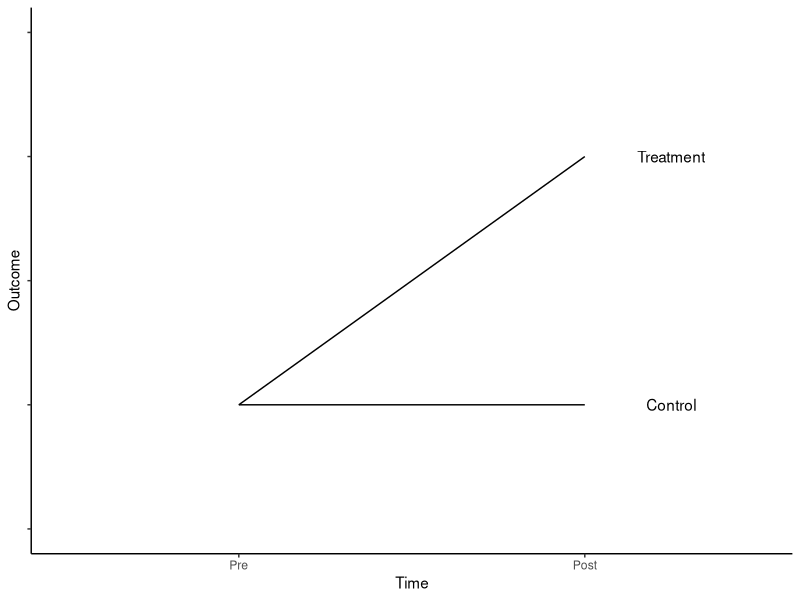
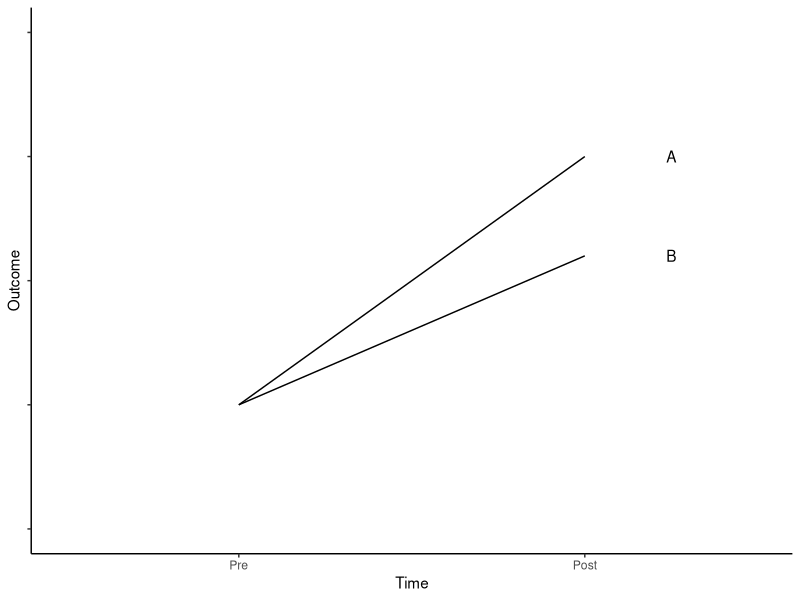
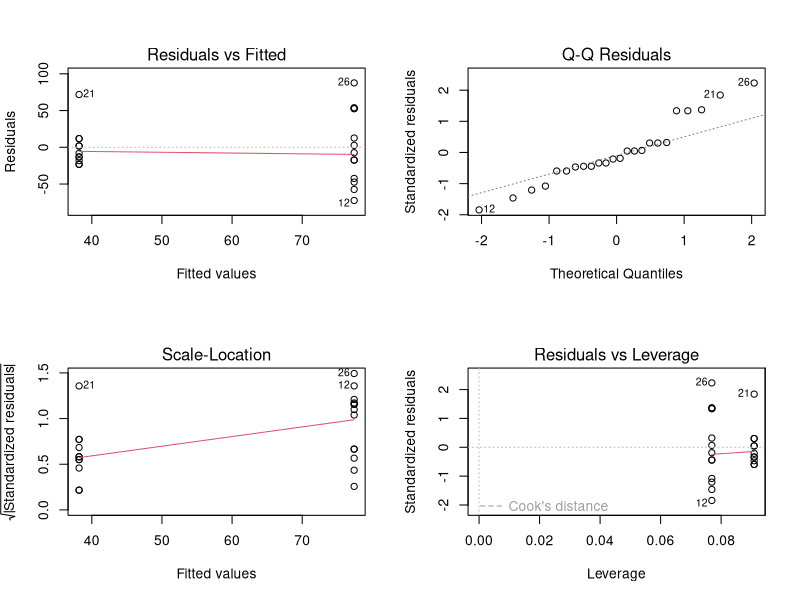

Reproduce these figures in R, in order.
## ---- chunk 1
knitr::opts_chunk$set(echo = FALSE, dpi = 300)
## ---- chunk 2
library(tidyverse); library(readxl)
#set.seed(1)
#
#df <- data.frame(group = rep(c("A", "B", "C"), each = 10),  outcome = c(rnorm(10, 5, 2), #rnorm(10, 7.8, 2), rnorm(10, 10, 2))) 
#
#avg <- df %>%
#        group_by(group) %>%
#        summarise(m = mean(outcome))
#
#avg.all <- df %>%
#        group_by() %>%
#        summarise(m = mean(outcome))
#
#
#
#df %>%
#        ggplot(aes(group, outcome)) + geom_jitter(width = 0.2) + 
#        geom_point(data = avg, aes(group, m))+
#        geom_segment(data = avg, aes(c(0.75, 1.75, 2.75),
#                                     m, 
#                                     yend = m,
#                                     xend = c(1.25, 2.25, 3.25))) +
#        geom_hline(yintercept = avg.all$m, color = "blue")
#
#
#
#contrasts(df$group) <- "contr.helmert"
#
#
#a <- aov(outcome ~ group, data = df)
#l <- lm(outcome ~ group, data = df)
#?aov
#summary(a)
#summary(l)

## ---- chunk 3

data.frame(Time = c("Pre", "Post", "Pre", "Post"), outcome = c(0,1, 0,1)) %>%
        mutate(Time = factor(Time, levels = c("Pre", "Post"))) %>%
        ggplot(aes(Time, outcome)) + 
        theme_classic() + 
        ylab("Outcome") +
        theme(axis.text.y = element_blank()) +
        geom_segment(aes(x = Time, xend = 2, 
                         y = c(0.5,0.5, 0.5,1.5), 
                         yend = c(0.5,0.5, 1.5,1.5))) + 
        scale_y_continuous(limits = c(0,2)) + 
        annotate(geom = "text", x = 2.25, y = 1.5, label = "Treatment") +
        annotate(geom = "text", x = 2.25, y = 0.5, label = "Control") 

## ---- chunk 4

data.frame(Time = c("Pre", "Post", "Pre", "Post"), outcome = c(0,1, 0,1)) %>%
        mutate(Time = factor(Time, levels = c("Pre", "Post"))) %>%
        ggplot(aes(Time, outcome)) + 
        theme_classic() + 
        ylab("Outcome") +
        theme(axis.text.y = element_blank()) +
        geom_segment(aes(x = Time, xend = 2, 
                         y = c(0.5,0.5, 0.5,1.5), 
                         yend = c(1.1,0.5, 1.5,1.5))) + 
        scale_y_continuous(limits = c(0,2)) + 
        annotate(geom = "text", x = 2.25, y = 1.5, label = "A") +
        annotate(geom = "text", x = 2.25, y = 1.1, label = "B") 

## ---- chunk 5

ten_vs_thirty <- read_excel("./data/ten_vs_thirty.xlsx", na = "NA") %>%
  filter(timepoint != "mid", 
         exercise == "legpress") %>%
  # To get the variables in the correct order we need...
        mutate(timepoint = factor(timepoint, 
                                  levels = c("pre",  "post"))) %>% 
  pivot_wider(names_from = timepoint, 
              values_from = load) %>%
  mutate(change = post - pre) 

## ---- chunk 6

m1 <- lm(change ~ group,  data = ten_vs_thirty)


par(mfrow = c(2,2))
plot(m1)
par(mfrow = c(1,1))
## ---- chunk 7
# Differences in change scores, controlling for baseline
m2 <- lm(change ~ group + pre,  data = ten_vs_thirty)
## ---- chunk 8
# A linear model with the dependent variable on the linear scale!
m.linear <- lm(post ~ group + pre,  data = ten_vs_thirty)

# A linear model with the dependent variable on the log scale!
m.log <- lm(log(post) ~ group + pre,  data = ten_vs_thirty)

## ---- chunk 9
library(broom)
tidy_model <- tidy(m.log) %>%
  mutate(estimate = exp(estimate))

# The difference between groups in percentage, equal groups would be 100
diff_between_groups <- (1 - tidy_model[2, 2]) * 100

## ---- chunk 10
library(readxl); library(tidyverse)

n <- read_csv("./data/strengthTests.csv") %>%
  summarise(n = n_distinct(subject)) %>%
  as.numeric()

## ---- chunk 11

change.data <- read_csv("./data/strengthTests.csv") %>% 
        pivot_wider(names_from = timepoint, 
                    values_from = load) %>%
          mutate(change = (post-pre) / pre * 100) %>%
  group_by(sex) %>%
  mutate(pre = pre - mean(pre)) %>%
  filter(exercise == "isom") 


# An ordinary lm
m1 <- lm(change ~ group, data = change.data)

# An ancova
m2 <- lm(change ~ pre + group, data = change.data)

## ---- chunk 12
library(knitr); library(broom)

tidy(m1) %>%
  kable(col.names = c("Parameter", "Estimate", "SE", "t-statistic", "P-value"), 
        caption = "The ordinary linear model", digits = c(NA, 2, 2, 2, 3)) 



tidy(m2) %>%
  kable(col.names = c("Parameter", "Estimate", "SE", "t-statistic", "P-value"), 
        caption = "The ANCOVA model", digits = c(NA, 2, 2, 2, 3))

## ---- chunk 13

data.frame(model = c("Linear-model", "ANCOVA"), 
           lower.CI = c(confint(m1)[2], confint(m2)[3]), 
           upper.CI = c(confint(m1)[4], confint(m2)[6])) %>%
  kable(col.names = c("Model", "Lower CI", "Upper CI"))

